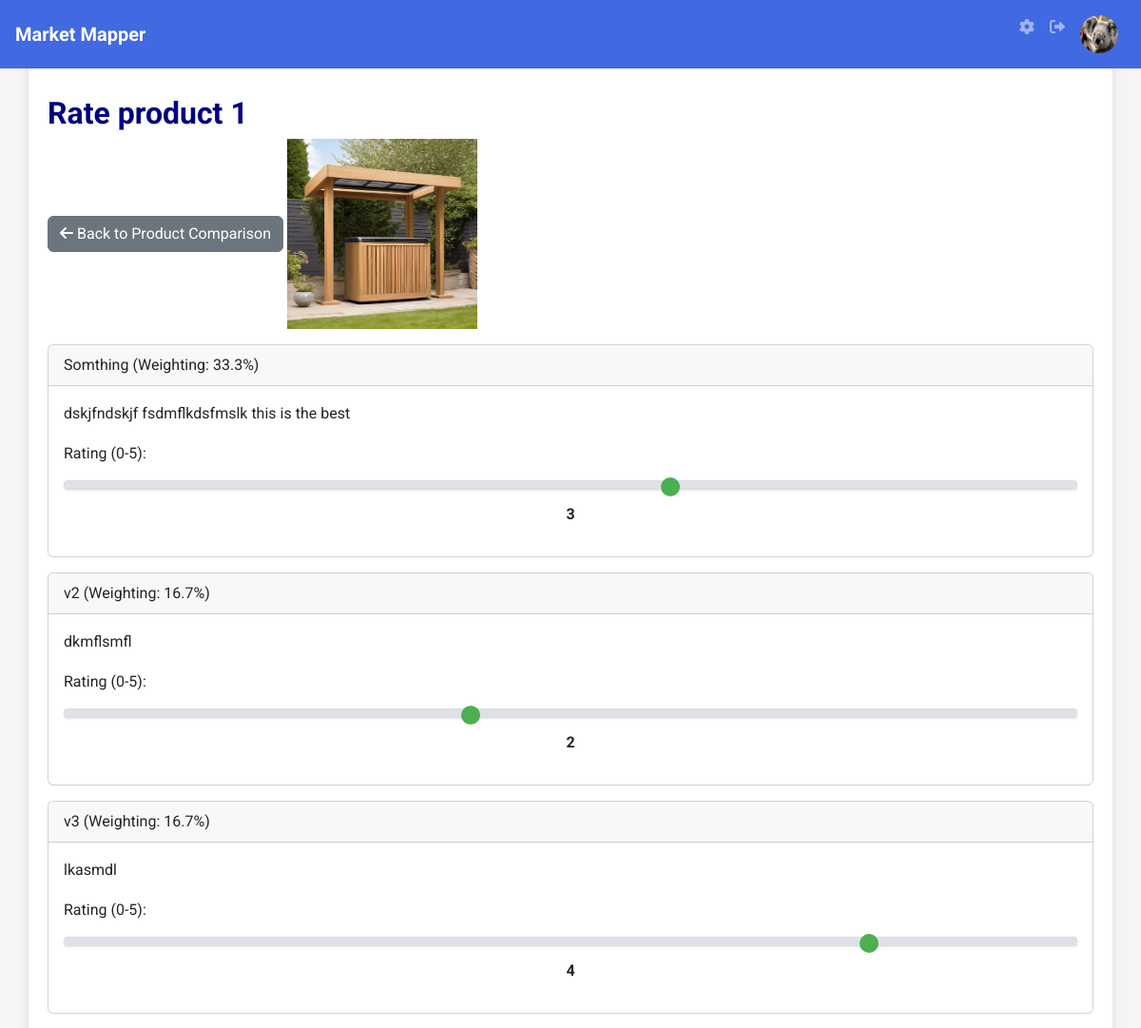
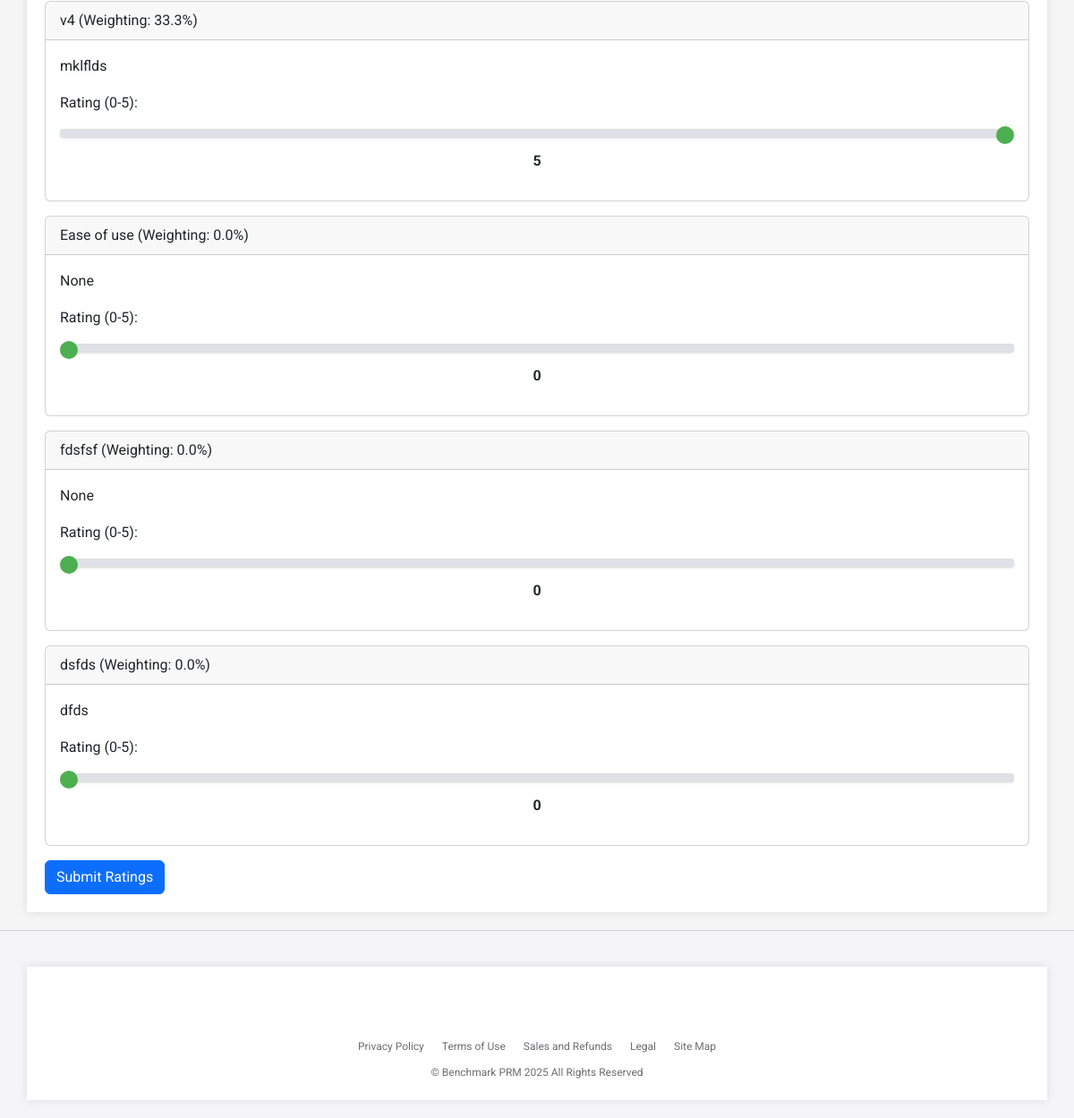
Before: /manage/1/product/4/rate (signed in) with the older database file (2 pictures, top to bottom).
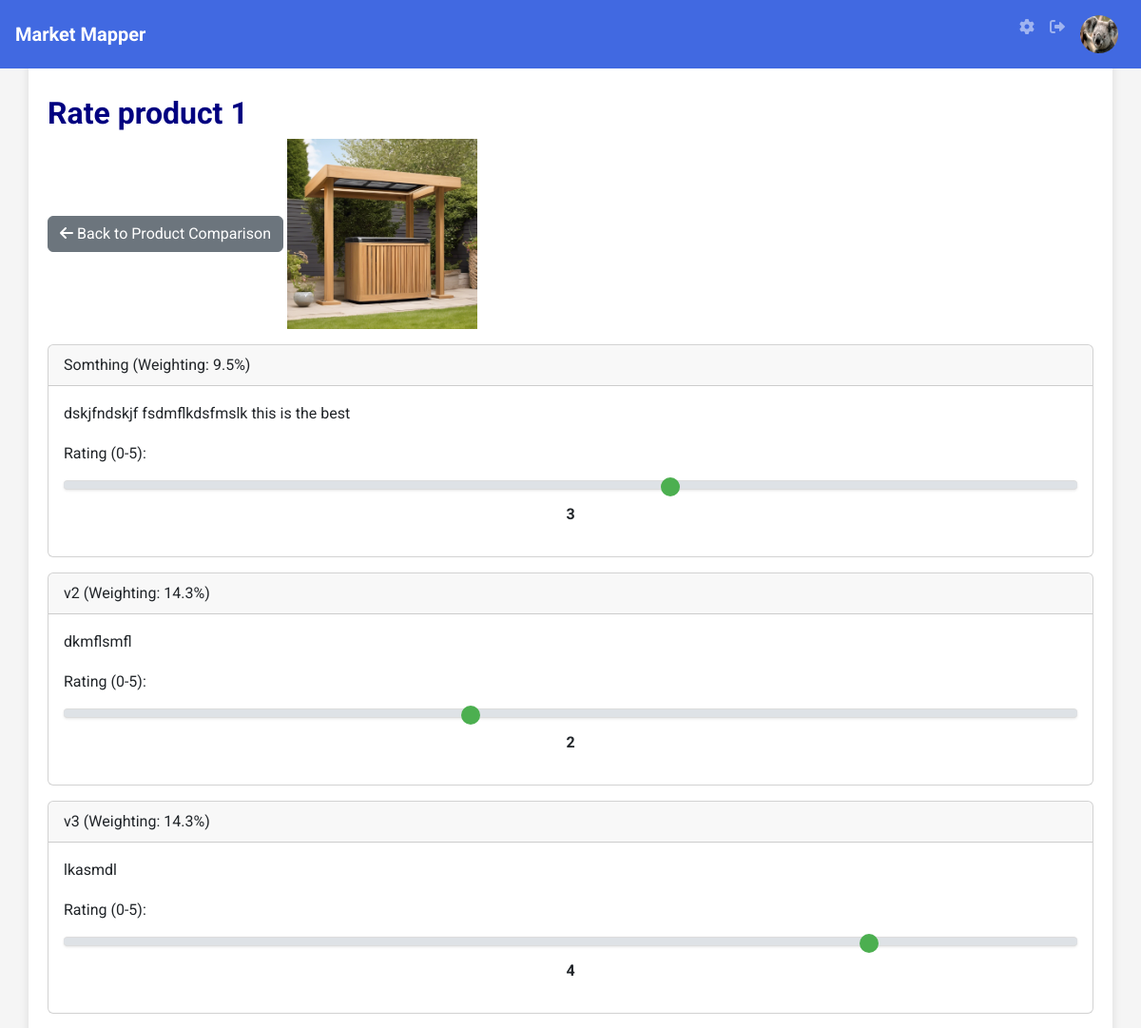
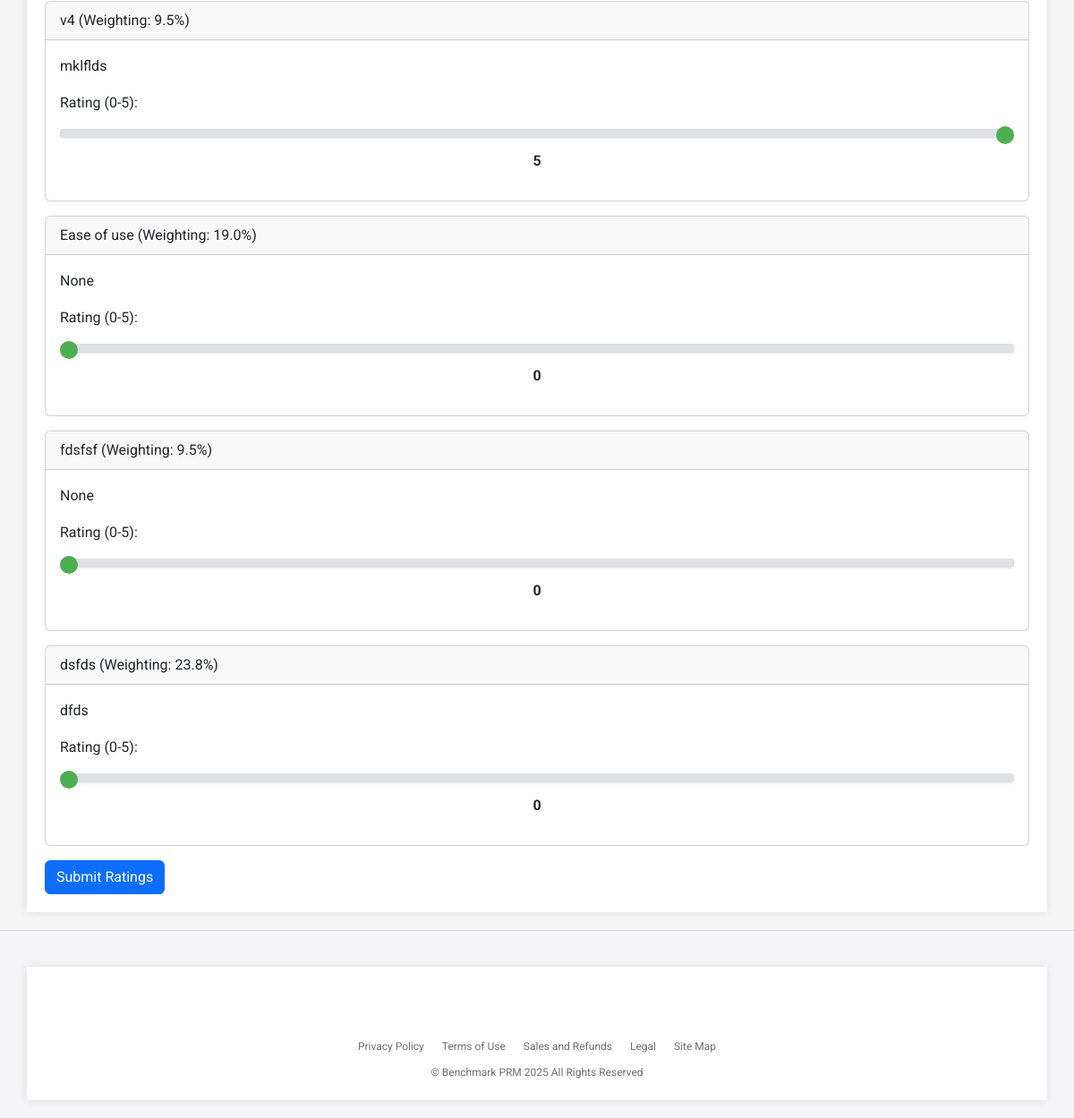
After: the same page with the newer database file (2 pictures, top to bottom).
### app.py (models this page shows)
class ValueDriver(db.Model):
    id = db.Column(db.Integer, primary_key=True)
    value_driver = db.Column(db.String(100), nullable=False)
    measured_by = db.Column(db.String(100))
    weighting = db.Column(db.Float, default=0.0)  # Changed to Float for more precision
    project_id = db.Column(db.Integer, db.ForeignKey('project.id'), nullable=False)

### app.py (the view, shortened to what this page needs)
@app.route('/manage/<int:project_id>/product/<int:product_id_to_rate>/rate', methods=['GET', 'POST'])
@login_required
def rate_product(project_id, product_id_to_rate):
    project = Project.query.get_or_404(project_id)
    if project.user_id != current_user.id and current_user not in project.shared_users:
        flash('You are not authorized to manage this project.', 'danger')
        return redirect(url_for('dashboard'))
    product_to_rate = Product.query.get_or_404(product_id_to_rate)
    if product_to_rate.project_id != project_id:
        flash('Product not found in this project.', 'danger')
        return redirect(url_for('product_comparison', project_id=project_id))
    value_drivers = ValueDriver.query.filter_by(project_id=project_id).all()
    existing_ratings = Rating.query.filter_by(product_id=product_id_to_rate).all()
    ratings_dict = {rating.value_driver_id: rating.score for rating in existing_ratings}
    return render_template('rate_product.html', project=project, product=product_to_rate, value_drivers=value_drivers, ratings=ratings_dict)

### app.py (called while the page is built)
@login_manager.user_loader
def load_user(user_id):
    return User.query.get(int(user_id))

### templates/rate_product.html (shortened to what this page needs)
{% extends 'base.html' %}
{% block content %}
<h1>Rate {{ product.product_name }}</h1>
<a href="{{ url_for('product_comparison', project_id=project.id) }}" class="btn btn-secondary mb-3"><i class="fas fa-arrow-left"></i> Back to Product Comparison</a>
{% if product.image_filename %}
<img src="{{ url_for('static', filename='uploads/' + product.image_filename) }}" alt="{{ product.product_name }} Image" width="200" class="mb-3">
{% endif %}
<form method="POST">
    {% for vd in value_drivers %}
    <div class="card mb-3">
        <div class="card-header">{{ vd.value_driver }} (Weighting: {{ "{:.1f}".format(vd.weighting) }}%)</div>
        <div class="card-body">
            <p>{{ vd.measured_by }}</p>
            <div class="form-group">
                <label for="rating_{{ vd.id }}">Rating (0-5):</label>
                <input
                    type="range"
                    class="custom-range"
                    id="rating_{{ vd.id }}"
                    name="rating_{{ vd.id }}"
                    min="0"
                    max="5"
                    step="1"
                    value="{{ ratings.get(vd.id, 0) }}"
                    oninput="updateRatingDisplay(this)"
                />
                <output class="rating-value" for="rating_{{ vd.id }}">{{ ratings.get(vd.id, 0) }}</output>
            </div>
        </div>
    </div>
    {% endfor %}
    <button type="submit" class="btn btn-primary">Submit Ratings</button>
</form>
{% endblock %}

Changed rows visible on the page:
changed ValueDriver "Somthing": weighting "33.3" → "9.5"
changed ValueDriver "dkmflsmfl": weighting "16.7" → "14.3"
changed ValueDriver "lkasmdl": weighting "16.7" → "14.3"
changed ValueDriver "mklflds": weighting "33.3" → "9.5"
changed ValueDriver "Ease of use": weighting "0.0" → "19.0"
changed ValueDriver "fdsfsf": weighting "0.0" → "9.5"
changed ValueDriver "dsfds": weighting "0.0" → "23.8"
